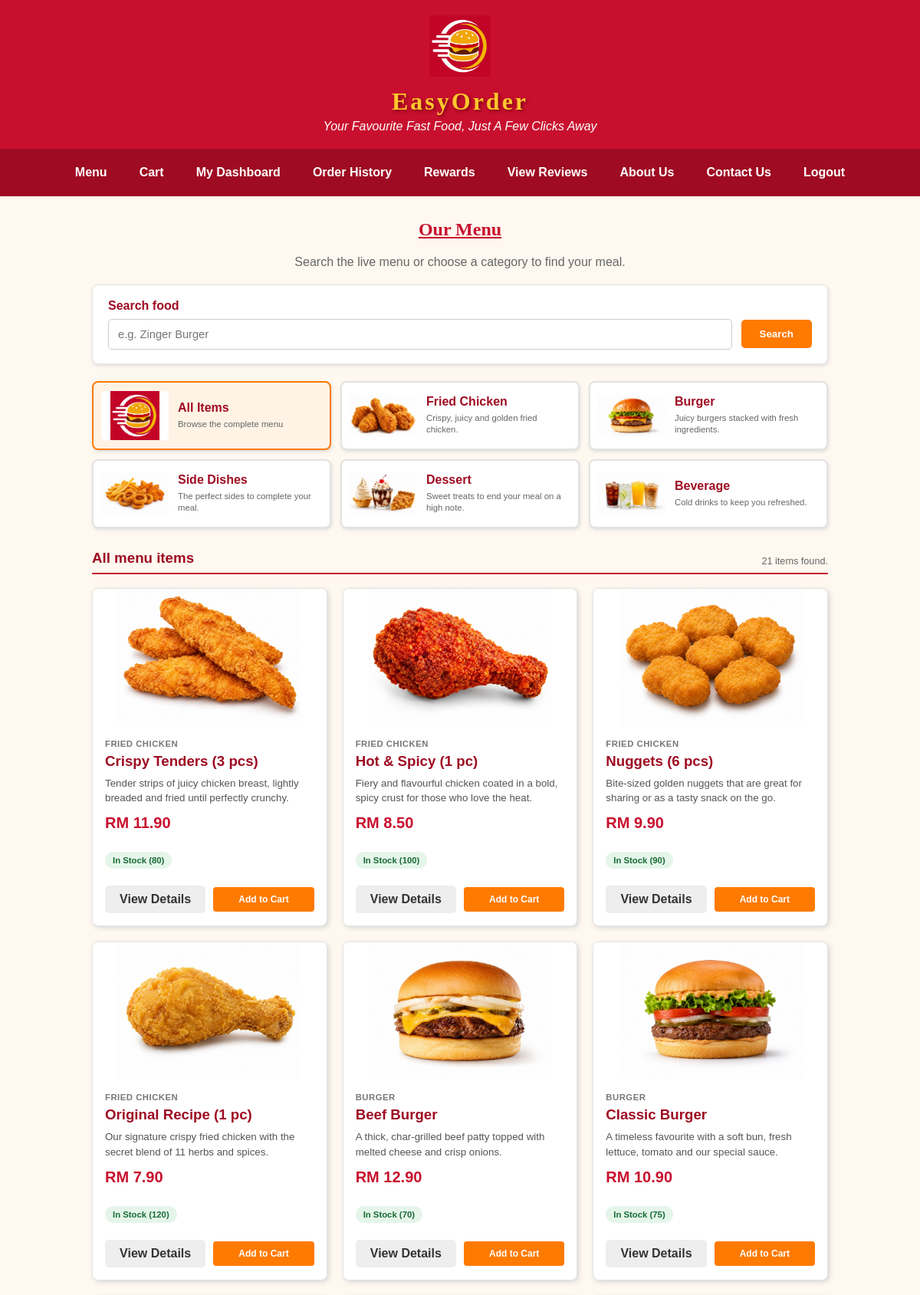
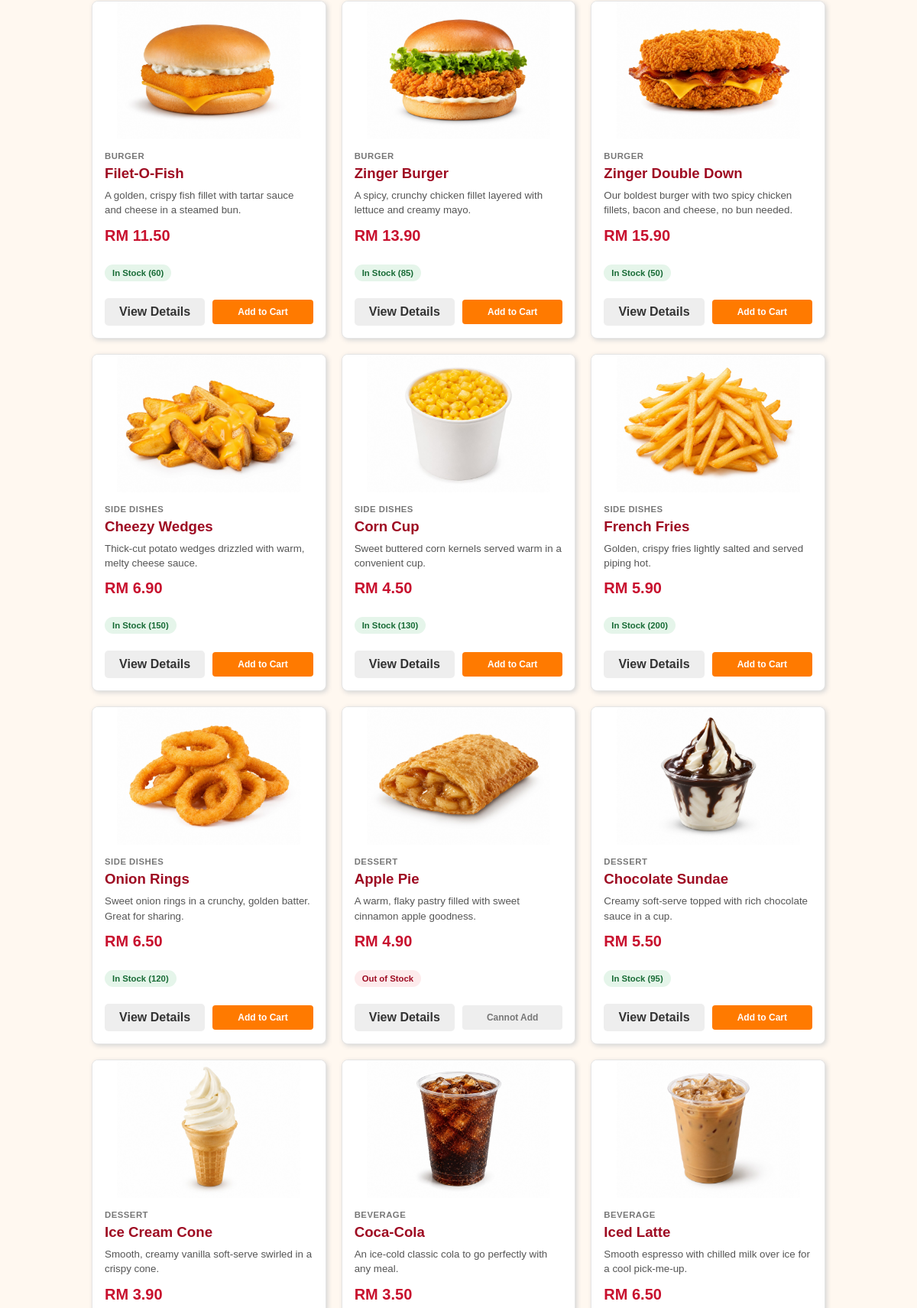
The app's page /category.php (signed in, upper part) with its own data (2 pictures, top to bottom).
### tables this page shows
CREATE TABLE `category` (
  `category_id` char(5) NOT NULL,
  `category_name` varchar(50) NOT NULL,
  `category_desc` varchar(100) NOT NULL,
  `category_status` varchar(10) NOT NULL,
  `category_isDelete` int(1) NOT NULL DEFAULT 0
);

CREATE TABLE `product` (
  `product_id` char(5) NOT NULL,
  `product_name` varchar(100) NOT NULL,
  `product_desc` varchar(255) NOT NULL DEFAULT '',
  `product_category` varchar(50) NOT NULL,
  `product_price` decimal(5,2) NOT NULL,
  `product_stock` int(4) NOT NULL,
  `product_status` varchar(20) NOT NULL,
  `product_isDelete` int(1) NOT NULL DEFAULT 0
);

### product_catalog_helpers.php (called while the page is built, shortened)
<?php
function catalog_h($value)
{
	return htmlspecialchars((string)$value,ENT_QUOTES,"UTF-8");
}
function catalog_category_image($category_name)
{
	$images = array(
		"Fried Chicken" => "cat-chicken.jpg",
		"Burger" => "cat-burger.jpg",
		"Side Dishes" => "cat-sides.jpg",
		"Dessert" => "cat-dessert.jpg",
		"Beverage" => "cat-beverage.jpg"
	);
	return "image/".($images[$category_name] ?? "logo.png");
}
function catalog_product_image($product_name)
{
	$images = array(
		"Original Recipe (1 pc)" => "chicken-original.jpg",
		"Hot & Spicy (1 pc)" => "chicken-hotspicy.jpg",
		"Crispy Tenders (3 pcs)" => "chicken-tenders.jpg",
		"Nuggets (6 pcs)" => "chicken-nuggets.jpg",
		"Classic Burger" => "burger-classic.jpg",
		"Beef Burger" => "burger-beef.jpg",
		"Filet-O-Fish" => "burger-fish.jpg",
		"Zinger Burger" => "burger-zinger.jpg",
		"Zinger Double Down" => "burger-zingerdouble.jpg",
		"French Fries" => "side-fries.jpg",
		"Cheezy Wedges" => "side-wedges.jpg",
		"Onion Rings" => "side-onionrings.jpg",
		"Corn Cup" => "side-corncup.jpg",
		"Ice Cream Cone" => "dessert-icecream.jpg",
		"Chocolate Sundae" => "dessert-sundae.jpg",
		"Apple Pie" => "dessert-applepie.jpg",
		"Coca-Cola" => "bev-coke.jpg",
		"Sprite" => "bev-sprite.jpg",
		"Orange Juice" => "bev-orangejuice.jpg",
		"Iced Latte" => "bev-icedlatte.jpg",
		"Mineral Water" => "bev-water.jpg"
	);
	return "image/".($images[$product_name] ?? "logo.png");
}
function catalog_product_state($product)
{
	if((int)$product["product_stock"]<=0 || $product["product_status"]==="Out of Stock")
	{
		return array("label" => "Out of Stock", "class" => "catalog-status-out", "orderable" => false);
	}
	return array(
		"label" => "In Stock (".(int)$product["product_stock"].")",
		"class" => "catalog-status-in",
		"orderable" => true
	);
}

### category.php (the view, shortened to what this page needs)
<?php
include("dataconnection.php");
require_once("product_catalog_helpers.php");
$categories = array();
$category_result = mysqli_query($connect,"SELECT category_id,category_name,category_desc FROM category WHERE category_isDelete=0 AND category_status='Active' ORDER BY category_id");
while($category = mysqli_fetch_assoc($category_result))
{
	$categories[] = $category;
}
$selected_category = trim((string)($_GET["category"] ?? ""));
$search_input = trim((string)($_GET["search"] ?? ""));
$search_term = $search_input;
$product_sql = "SELECT p.product_id,p.product_name,p.product_desc,p.product_category,p.product_price,p.product_stock,p.product_status,c.category_id
	FROM product p
	INNER JOIN category c ON c.category_name=p.product_category
	WHERE p.product_isDelete=0
	AND c.category_isDelete=0
	AND c.category_status='Active'
	AND (?='' OR c.category_id=?)
	AND (?='' OR p.product_name LIKE CONCAT('%',?,'%') OR p.product_desc LIKE CONCAT('%',?,'%'))
	ORDER BY c.category_id,p.product_name";
$product_stmt = mysqli_prepare($connect,$product_sql);
mysqli_stmt_bind_param($product_stmt,"sssss",$selected_category,$selected_category,$search_term,$search_term,$search_term);
mysqli_stmt_execute($product_stmt);
$product_result = mysqli_stmt_get_result($product_stmt);
$products = array();
while($product = mysqli_fetch_assoc($product_result))
{
	$products[] = $product;
}
$result_label = "All menu items";
?>
<!DOCTYPE html>
<html lang="en">
<head>
<link rel="stylesheet" href="style.css?v=20260916-3">
</head>
<body>
<div id="header">
<img src="image/logo.png" width="80px" height="80px" alt="EasyOrder Logo" title="EasyOrder">
<h1>EasyOrder</h1>
<p>Your Favourite Fast Food, Just A Few Clicks Away</p>
</div>
<div id="navbar">
<a href="category.php">Menu</a>
<a href="cart.php">Cart</a>
<a href="dashboard.php">My Dashboard</a>
<a href="order_history.php">Order History</a>
<a href="reward.php">Rewards</a>
<a href="view_review.php">View Reviews</a>
<a href="about.html">About Us</a>
<a href="contact.php">Contact Us</a>
<a href="logout.php" onclick="return confirm('Are you sure you want to logout?')">Logout</a>
</div>
<div id="main">
<h2 class="section-title">Our Menu</h2>
<p class="intro">Search the live menu or choose a category to find your meal.</p>
<form class="catalog-search-form" action="category.php" method="get" role="search">
<label for="menu-search">Search food</label>
<div class="catalog-search-row">
<input type="search" id="menu-search" name="search" value="<?php echo catalog_h($search_input); ?>" maxlength="100" placeholder="e.g. Zinger Burger">
<button type="submit">Search</button>
</div>
</form>
<nav class="catalog-category-grid" aria-label="Menu categories">
<a class="catalog-filter-card<?php echo $selected_category==="" ? " catalog-filter-active" : ""; ?>" href="category.php<?php echo $search_term!=="" ? "?search=".rawurlencode($search_term) : ""; ?>">
<img src="image/logo.png" alt="All menu items">
<span><strong>All Items</strong><small>Browse the complete menu</small></span>
</a>
<?php foreach($categories as $category) { ?>
<?php
$category_query = "?category=".rawurlencode($category["category_id"]);
?>
<a class="catalog-filter-card<?php echo $selected_category===$category["category_id"] ? " catalog-filter-active" : ""; ?>" href="category.php<?php echo $category_query; ?>">
<img src="<?php echo catalog_h(catalog_category_image($category["category_name"])); ?>" alt="<?php echo catalog_h($category["category_name"]); ?>">
<span><strong><?php echo catalog_h($category["category_name"]); ?></strong><small><?php echo catalog_h($category["category_desc"]); ?></small></span>
</a>
<?php } ?>
</nav>
<div class="catalog-results-heading">
<h3><?php echo catalog_h($result_label); ?></h3>
<p><?php echo count($products); ?> item<?php echo count($products)===1 ? "" : "s"; ?> found<?php echo $search_term!=="" ? " for “".catalog_h($search_term)."”" : ""; ?>.</p>
</div>
<?php if(count($products)>0) { ?>
<section class="catalog-product-grid" aria-label="Menu products">
<?php foreach($products as $product) { ?>
<?php $state = catalog_product_state($product); ?>
<article class="catalog-product-card">
<a class="catalog-product-image-link" href="product.php?id=<?php echo rawurlencode($product["product_id"]); ?>">
<img src="<?php echo catalog_h(catalog_product_image($product["product_name"])); ?>" alt="<?php echo catalog_h($product["product_name"]); ?>">
</a>
<div class="catalog-product-content">
<p class="catalog-product-category"><?php echo catalog_h($product["product_category"]); ?></p>
<h3><a href="product.php?id=<?php echo rawurlencode($product["product_id"]); ?>"><?php echo catalog_h($product["product_name"]); ?></a></h3>
<p class="catalog-product-description"><?php echo catalog_h($product["product_desc"]); ?></p>
<p class="catalog-product-price">RM <?php echo number_format((float)$product["product_price"],2); ?></p>
<p><span class="catalog-status <?php echo catalog_h($state["class"]); ?>"><?php echo catalog_h($state["label"]); ?></span></p>
<div class="catalog-product-actions">
<a class="btn-secondary" href="product.php?id=<?php echo rawurlencode($product["product_id"]); ?>">View Details</a>
<?php if($state["orderable"]) { ?>
<a class="btn-small" href="cart.php?add=<?php echo rawurlencode($product["product_id"]); ?>">Add to Cart</a>
<?php } else { ?>
<span class="catalog-order-disabled">Cannot Add</span>
<?php } ?>
</div>
</div>
</article>
<?php } ?>
</section>
<?php } ?>
</div>
</body>
</html>

### records on screen
category: shows a picture, category_name "Fried Chicken", category_desc "Crispy, juicy and golden fried chicken."
category: shows a picture, category_name "Burger", category_desc "Juicy burgers stacked with fresh ingredients."
category: shows a picture, category_name "Side Dishes", category_desc "The perfect sides to complete your meal."
category: shows a picture, category_name "Dessert", category_desc "Sweet treats to end your meal on a high note."
category: shows a picture, category_name "Beverage", category_desc "Cold drinks to keep you refreshed."
product: shows a picture, product_category "FRIED CHICKEN", product_name "Crispy Tenders (3 pcs)", product_desc "Tender strips of juicy chicken breast, lightly breaded and fried until perfectly crunchy.", product_price "11.90", product_stock "In Stock (80)"
product: shows a picture, product_category "FRIED CHICKEN", product_name "Hot & Spicy (1 pc)", product_desc "Fiery and flavourful chicken coated in a bold, spicy crust for those who love the heat.", product_price "8.50", product_stock "In Stock (100)"
product: shows a picture, product_category "FRIED CHICKEN", product_name "Nuggets (6 pcs)", product_desc "Bite-sized golden nuggets that are great for sharing or as a tasty snack on the go.", product_price "9.90", product_stock "In Stock (90)"
product: shows a picture, product_category "FRIED CHICKEN", product_name "Original Recipe (1 pc)", product_desc "Our signature crispy fried chicken with the secret blend of 11 herbs and spices.", product_price "7.90", product_stock "In Stock (120)"
product: shows a picture, product_category "BURGER", product_name "Beef Burger", product_desc "A thick, char-grilled beef patty topped with melted cheese and crisp onions.", product_price "12.90", product_stock "In Stock (70)"
product: shows a picture, product_category "BURGER", product_name "Classic Burger", product_desc "A timeless favourite with a soft bun, fresh lettuce, tomato and our special sauce.", product_price "10.90", product_stock "In Stock (75)"
product: shows a picture, product_category "BURGER", product_name "Filet-O-Fish", product_desc "A golden, crispy fish fillet with tartar sauce and cheese in a steamed bun.", product_price "11.50", product_stock "In Stock (60)"
product: shows a picture, product_category "BURGER", product_name "Zinger Burger", product_desc "A spicy, crunchy chicken fillet layered with lettuce and creamy mayo.", product_price "13.90", product_stock "In Stock (85)"
product: shows a picture, product_category "BURGER", product_name "Zinger Double Down", product_desc "Our boldest burger with two spicy chicken fillets, bacon and cheese, no bun needed.", product_price "15.90", product_stock "In Stock (50)"
product: shows a picture, product_category "SIDE DISHES", product_name "Cheezy Wedges", product_desc "Thick-cut potato wedges drizzled with warm, melty cheese sauce.", product_price "6.90", product_stock "In Stock (150)"
product: shows a picture, product_category "SIDE DISHES", product_name "Corn Cup", product_desc "Sweet buttered corn kernels served warm in a convenient cup.", product_price "4.50", product_stock "In Stock (130)"
product: shows a picture, product_category "SIDE DISHES", product_name "French Fries", product_desc "Golden, crispy fries lightly salted and served piping hot.", product_price "5.90", product_stock "In Stock (200)"
product: shows a picture, product_category "SIDE DISHES", product_name "Onion Rings", product_desc "Sweet onion rings in a crunchy, golden batter. Great for sharing.", product_price "6.50", product_stock "In Stock (120)"
product: shows a picture, product_category "DESSERT", product_name "Apple Pie", product_desc "A warm, flaky pastry filled with sweet cinnamon apple goodness.", product_price "4.90", label "Out of Stock", shows "Cannot Add"
product: shows a picture, product_category "DESSERT", product_name "Chocolate Sundae", product_desc "Creamy soft-serve topped with rich chocolate sauce in a cup.", product_price "5.50", product_stock "In Stock (95)"
product: shows a picture, product_category "DESSERT", product_name "Ice Cream Cone", product_desc "Smooth, creamy vanilla soft-serve swirled in a crispy cone.", product_price "3.90"
product: shows a picture, product_category "BEVERAGE", product_name "Coca-Cola", product_desc "An ice-cold classic cola to go perfectly with any meal.", product_price "3.50"
product: shows a picture, product_category "BEVERAGE", product_name "Iced Latte", product_desc "Smooth espresso with chilled milk over ice for a cool pick-me-up.", product_price "6.50"

### other values on screen
catalog_h($result_label) "All menu items"
count($products) "21"
